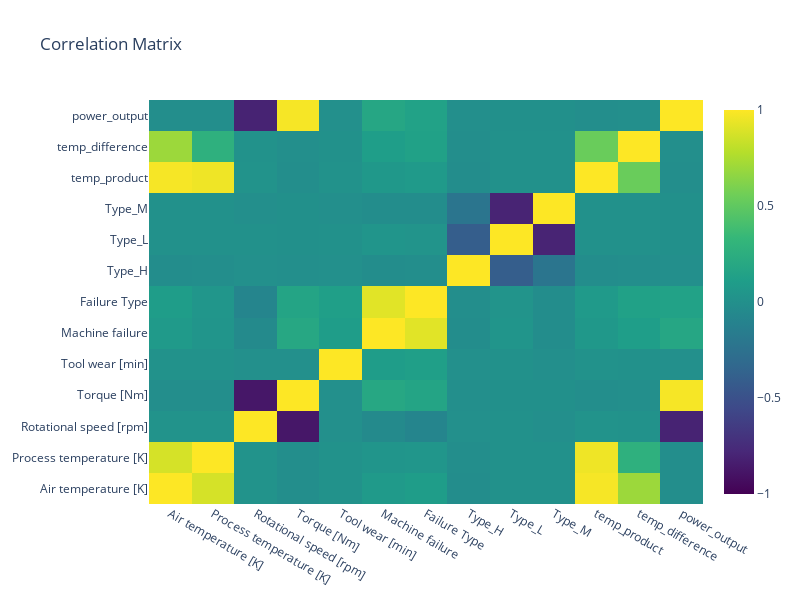

This figure's notebook cell:
### Markdown cell above
Obeseravtion of the correlation of nre features and other variables and target

- The power_output column is highly postively correlated to Torque and high negatively correlated to rotational speed. It is also positively correlated to

both targets.
- The temp_difference column is  postively correlated to air temprature and postively correlated to process temprature. It is also positively correlated to both targets.

- The temp_product column is highly postively correlated to air temprature and highly postively correlated to process temprature. It is also positively correlated to both targets.

### Code cell
import plotly.graph_objects as go
import pandas as pd

# Compute correlation matrix from your DataFrame
correlation_matrix = feat_df.corr()

# Create heatmap using Plotly
fig = go.Figure(data=go.Heatmap(z=correlation_matrix.values,
                                 x=correlation_matrix.columns,
                                 y=correlation_matrix.index,
                                 colorscale='Viridis',
                                 zmin=-1, zmax=1,
                                 text=correlation_matrix.round(2).values))
fig.update_layout(title='Correlation Matrix', height=600, width=800)
fig.show()

### Figure 1 — Plotly figure (JSON) as saved in the notebook; plotly's stock layout.template omitted (floating-point values rounded to 4 significant figures; data arrays with more than 128 entries replaced by an {"elided": "..."} marker saying what was removed)
{"data": [{"colorscale": [[0, "#440154"], [0.1111, "#482878"], [0.2222, "#3e4989"], [0.3333, "#31688e"], [0.4444, "#26828e"], [0.5556, "#1f9e89"], [0.6667, "#35b779"], [0.7778, "#6ece58"], [0.8889, "#b5de2b"], [1, "#fde725"]], "text": {"elided": "13x13 float values"}, "type": "heatmap", "x": ["Air temperature [K]", "Process temperature [K]", "Rotational speed [rpm]", "Torque [Nm]", "Tool wear [min]", "Machine failure", "Failure Type", "Type_H", "Type_L", "Type_M", "temp_product", "temp_difference", "power_output"], "y": ["Air temperature [K]", "Process temperature [K]", "Rotational speed [rpm]", "Torque [Nm]", "Tool wear [min]", "Machine failure", "Failure Type", "Type_H", "Type_L", "Type_M", "temp_product", "temp_difference", "power_output"], "z": {"elided": "13x13 float values"}, "zmax": 1, "zmin": -1}], "layout": {"height": 600, "title": {"text": "Correlation Matrix"}, "width": 800, "xaxis": {"autorange": true, "range": [-0.5, 12.5], "type": "category"}, "yaxis": {"autorange": true, "range": [-0.5, 12.5], "type": "category"}}}
